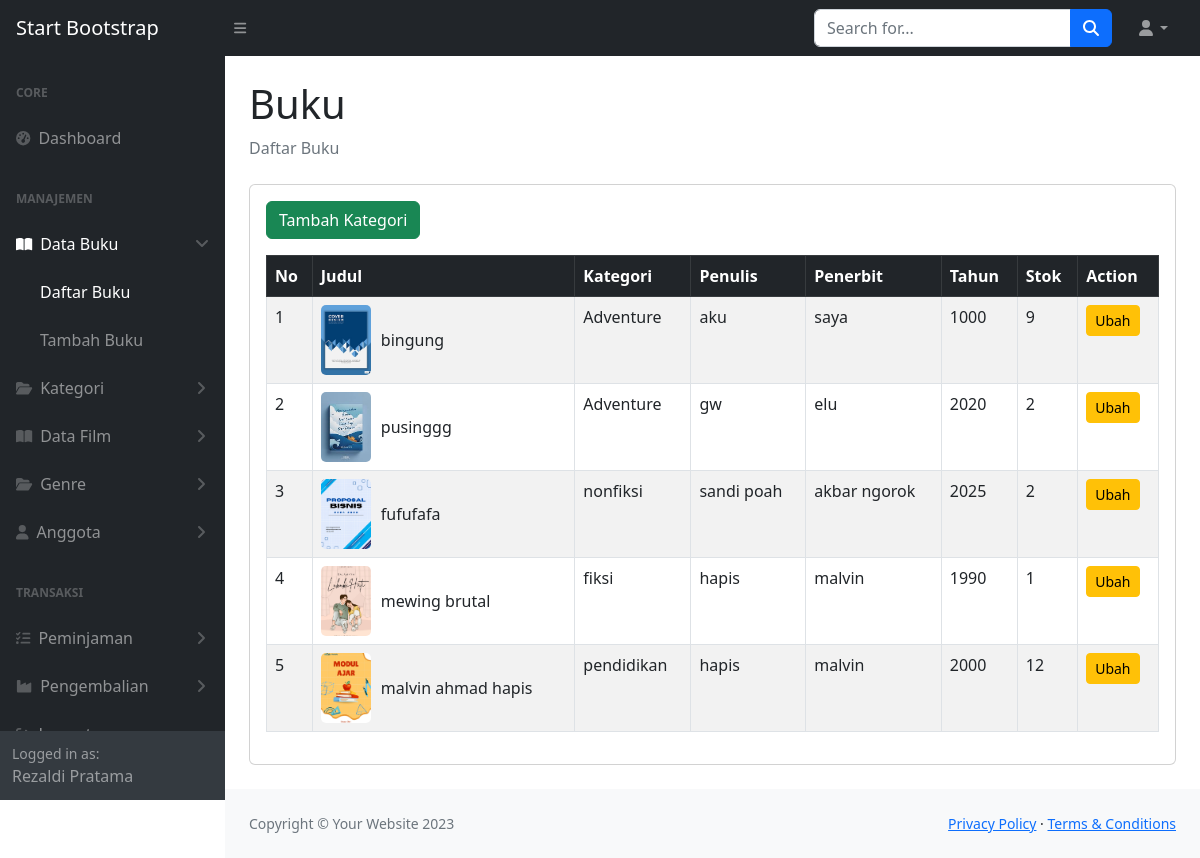
Page /index.php?hal=daftar-buku (signed in) on the committed database.
### tables this page shows
CREATE TABLE `buku` (
  `id_buku` int NOT NULL,
  `judul` varchar(40) NOT NULL,
  `penulis` varchar(40) NOT NULL,
  `penerbit` varchar(40) NOT NULL,
  `tahun_terbit` int NOT NULL,
  `stok` int NOT NULL,
  `cover_buku` varchar(100) NOT NULL
);

### pages/daftar-buku.php (the view, shortened to what this page needs)
<?php
$sql = "SELECT * FROM buku ORDER BY id_buku DESC";
$result = $mysqli->query($sql);
$kategori_per_buku = [];
$sql_kategori = "
    SELECT bk.id_buku, kb.nama_kategori
    FROM buku_kategori bk
    JOIN kategori kb ON bk.id_kategori = kb.id_kategori
";
$result_kategori = $mysqli->query($sql_kategori);
if ($result_kategori) {
    while ($row = $result_kategori->fetch_assoc()) {
        $kategori_per_buku[$row['id_buku']][] = $row['nama_kategori'];
    }
}
?>
<div class="container-fluid px-4">
    <h1 class="mt-4">Buku</h1>
    <ol class="breadcrumb mb-4">
        <li class="breadcrumb-item active">Daftar Buku</li>
    </ol>
    <div class="card mb-4">
        <div class="card-body">
            <a href="index.php?hal=tambah-kategori" class="btn btn-success mb-3">Tambah Kategori</a>
            <table class="table table-striped table-bordered">
                <thead class="table-dark">
                    <tr>
                        <th>No</th>
                        <th>Judul</th>
                        <th>Kategori</th>
                        <th>Penulis</th>
                        <th>Penerbit</th>
                        <th>Tahun</th>
                        <th>Stok</th>
                        <th>Action</th>
                    </tr>
                </thead>
                <tbody>
                    <?php $no = 1 ?>
                    <?php while ($row = $result->fetch_assoc()): ?>
                        <tr>
                            <td><?= $no ?></td>
                            <td>
                                <div class="d-flex align-items-center">
                                    <?php if (!empty($row['cover_buku'])): ?>
                                        <img src="uploads/buku/<?= $row['cover_buku'] ?>" alt="Cover Buku" width="50"
                                            height="70" style="object-fit: cover; border-radius: 5px; margin-right: 10px;" />
                                    <?php else: ?>
                                        <div
                                            style="width: 50px; height:70px; background:#ddd; border-radius:5px; margin-right:10px; display:flex; align-items:center; justify-content: center; color: #999;">
                                            No Cover</div>
                                    <?php endif ?>
                                    <span><?= htmlspecialchars($row['judul']) ?></span>
                                </div>
                            </td>
                            <td>
                                <?php
                                if (isset($kategori_per_buku[$row['id_buku']])) {
                                    echo implode(', ', $kategori_per_buku[$row['id_buku']]);
                                } else {
                                    echo "<em>Tidak ada kategori</em>";
                                }
                                ?>
                            </td>
                            <td><?= htmlspecialchars($row['penulis']) ?></td>
                            <td><?= htmlspecialchars($row['penerbit']) ?></td>
                            <td><?= htmlspecialchars($row['tahun_terbit']) ?></td>
                            <td><?= htmlspecialchars($row['stok']) ?></td>
                            <td>
                                <a href="index.php?hal=ubah-buku&id=<?= $row['id_buku'] ?>"
                                    class="btn btn-warning btn-sm">Ubah</a>
                            </td>
                        </tr>
                        <?php $no++ ?>
                    <?php endwhile;
                    $mysqli->close(); ?>
                </tbody>
            </table>
        </div>
    </div>
</div>

### index.php (shortened to what this page needs)
<?php
$page = isset($_GET['hal']) ? $_GET['hal'] : 'dashboard';
?>
<!DOCTYPE html>
<html lang="en">
    <?php include "includes/header.php" ?>
    <body class="sb-nav-fixed">
        <?php include "includes/nav.php" ?>
        <div id="layoutSidenav">
            <?php include "includes/sidebar.php" ?>
            <div id="layoutSidenav_content">
                <main>
                    <?php
                    $file = "pages/" . $page . ".php";
                    if(file_exists($file)) {
                        include $file;
                    } else {
                        echo "<h1 class='text-center mt-5'>Halaman tidak ditemukan!</h1>";
                    }
                    ?>
                </main>
                <?php include "includes/footer.php" ?>
            </div>
        </div>
    </body>
</html>

### includes/header.php (shortened to what this page needs)
<head>
    <link href="https://cdn.jsdelivr.net/npm/simple-datatables@7.1.2/dist/style.min.css" rel="stylesheet" />
    <link href="assets/css/styles.css" rel="stylesheet" />
</head>

### includes/nav.php (shortened to what this page needs)
<nav class="sb-topnav navbar navbar-expand navbar-dark bg-dark">
    <a class="navbar-brand ps-3" href="index.html">Start Bootstrap</a>
    <button class="btn btn-link btn-sm order-1 order-lg-0 me-4 me-lg-0" id="sidebarToggle" href="#!"><i class="fas fa-bars"></i></button>
    <form class="d-none d-md-inline-block form-inline ms-auto me-0 me-md-3 my-2 my-md-0">
        <div class="input-group">
            <input class="form-control" type="text" placeholder="Search for..." aria-label="Search for..." aria-describedby="btnNavbarSearch" />
            <button class="btn btn-primary" id="btnNavbarSearch" type="button"><i class="fas fa-search"></i></button>
        </div>
    </form>
    <ul class="navbar-nav ms-auto ms-md-0 me-3 me-lg-4">
        <li class="nav-item dropdown">
            <a class="nav-link dropdown-toggle" id="navbarDropdown" href="#" role="button" data-bs-toggle="dropdown" aria-expanded="false"><i class="fas fa-user fa-fw"></i></a>
        </li>
    </ul>
</nav>

### includes/sidebar.php (shortened to what this page needs)
<div id="layoutSidenav_nav">
    <nav class="sb-sidenav accordion sb-sidenav-dark" id="sidenavAccordion">
        <div class="sb-sidenav-menu">
            <div class="nav">
                <div class="sb-sidenav-menu-heading">Core</div>
                <a class="nav-link <?php echo ($page == "dashboard") ? 'active' : ''; ?>" href="/">
                    <div class="sb-nav-link-icon"><i class="fas fa-tachometer-alt"></i></div>
                    Dashboard
                </a>
                <div class="sb-sidenav-menu-heading">Manajemen</div>
                <a class="nav-link <?php echo ($page == "daftar-buku" || $page == "tambah-buku" || $page == "ubah-buku") ? "active" : "collapsed" ?>"
                    href="#" data-bs-toggle="collapse" data-bs-target="#collapseLayouts" aria-expanded="false"
                    aria-controls="collapseLayouts">
                    <div class="sb-nav-link-icon"><i class="fas fa-book-open"></i></div>
                    Data Buku
                    <div class="sb-sidenav-collapse-arrow"><i class="fas fa-angle-down"></i></div>
                </a>
                <div class="collapse <?php echo ($page == "daftar-buku" || $page == "tambah-buku" || $page == "ubah-buku") ? "show" : "" ?>"
                    id="collapseLayouts" aria-labelledby="headingOne" data-bs-parent="#sidenavAccordion">
                    <nav class="sb-sidenav-menu-nested nav">
                        <a class="nav-link <?php echo ($page == "daftar-buku") ? 'active' : ''; ?>"
                            href="index.php?hal=daftar-buku">Daftar Buku</a>
                        <a class="nav-link <?php echo ($page == "tambah-buku") ? 'active' : ''; ?>"
                            href="index.php?hal=tambah-buku">Tambah Buku</a>
                    </nav>
                </div>
                <a class="nav-link <?php echo ($page == "daftar-kategori" || $page == "tambah-kategori" || $page == "edit-kategori") ? "active" : "collapsed"; ?>"
                    href="#" data-bs-toggle="collapse" data-bs-target="#collapsePages" aria-expanded="false"
                    aria-controls="collapsePages">
                    <div class="sb-nav-link-icon"><i class="fas fa-folder-open"></i></div>
                    Kategori
                    <div class="sb-sidenav-collapse-arrow"><i class="fas fa-angle-down"></i></div>
                </a>
                <a class="nav-link <?php echo ($page == "daftar-film" || $page == "tambah-film" || $page == "ubah-film") ? "active" : "collapsed" ?>"
                    href="#" data-bs-toggle="collapse" data-bs-target="#collapseLayouts" aria-expanded="false"
                    aria-controls="collapseLayouts">
                    <div class="sb-nav-link-icon"><i class="fas fa-book-open"></i></div>
                    Data Film
                    <div class="sb-sidenav-collapse-arrow"><i class="fas fa-angle-down"></i></div>
                </a>
                <a class="nav-link <?php echo ($page == "daftar-genre" || $page == "tambah-genre" || $page == "ubah-genre") ? "active" : "collapsed"; ?>"
                    href="#" data-bs-toggle="collapse" data-bs-target="#collapsePages" aria-expanded="false"
                    aria-controls="collapsePages">
                    <div class="sb-nav-link-icon"><i class="fas fa-folder-open"></i></div>
                    Genre
                    <div class="sb-sidenav-collapse-arrow"><i class="fas fa-angle-down"></i></div>
                </a>
                <a class="nav-link <?php echo ($page == 'daftar-anggota' || $page == 'tambah-anggota' || $page == 'ubah-password') ? 'active' : 'collapsed'; ?>"
                    href="#" data-bs-toggle="collapse" data-bs-target="#colapsAnggota" aria-expanded="false"
                    aria-controls="colapsAnggota">
                    <div class="sb-nav-link-icon"><i class="fas fa-user"></i></div>
                    Anggota
                    <div class="sb-sidenav-collapse-arrow"><i class="fas fa-angle-down"></i></div>
                </a>
                <div class="sb-sidenav-menu-heading">Transaksi</div>
                <a class="nav-link collapsed" href="#" data-bs-toggle="collapse" data-bs-target="#colapsPeminjaman"
                    aria-expanded="false" aria-controls="colapsPeminjaman">
                    <div class="sb-nav-link-icon"><i class="fas fa-tasks"></i></div>
                    Peminjaman
                    <div class="sb-sidenav-collapse-arrow"><i class="fas fa-angle-down"></i></div>
                </a>
                <a class="nav-link collapsed" href="#" data-bs-toggle="collapse" data-bs-target="#colapsPengembalian"
                    aria-expanded="false" aria-controls="colapsPengembalian">
                    <div class="sb-nav-link-icon"><i class="fas fa-industry"></i></div>
                    Pengembalian
                    <div class="sb-sidenav-collapse-arrow"><i class="fas fa-angle-down"></i></div>
                </a>
                <a class="nav-link" href="logout.php">
                    <div class="sb-nav-link-icon"><i class="fas fa-sign-out"></i></div>
                </a>
            </div>
        </div>
        <div class="sb-sidenav-footer">
            <div class="small">Logged in as:</div>
            <?php echo $_SESSION['admin_nama_lengkap'] ?>
        </div>
    </nav>
</div>

### includes/footer.php
<footer class="py-4 bg-light mt-auto">
    <div class="container-fluid px-4">
        <div class="d-flex align-items-center justify-content-between small">
            <div class="text-muted">Copyright &copy; Your Website 2023</div>
            <div>
                <a href="#">Privacy Policy</a>
                &middot;
                <a href="#">Terms &amp; Conditions</a>
            </div>
        </div>
    </div>
</footer>

### rows in the picture
buku: cover_buku (picture), judul "bingung", id_buku "Adventure", penulis "aku", penerbit "saya", tahun_terbit "1000", stok "9"
buku: cover_buku (picture), judul "pusinggg", id_buku "Adventure", penulis "gw", penerbit "elu", tahun_terbit "2020", stok "2"
buku: cover_buku (picture), judul "fufufafa", id_buku "nonfiksi", penulis "sandi poah", penerbit "akbar ngorok", tahun_terbit "2025", stok "2"
buku: cover_buku (picture), judul "mewing brutal", id_buku "fiksi", penulis "hapis", penerbit "malvin", tahun_terbit "1990", stok "1"
buku: cover_buku (picture), judul "malvin ahmad hapis", id_buku "pendidikan", penulis "hapis", penerbit "malvin", tahun_terbit "2000", stok "12"

### other values in the picture
$_SESSION['admin_nama_lengkap'] "Rezaldi Pratama"
